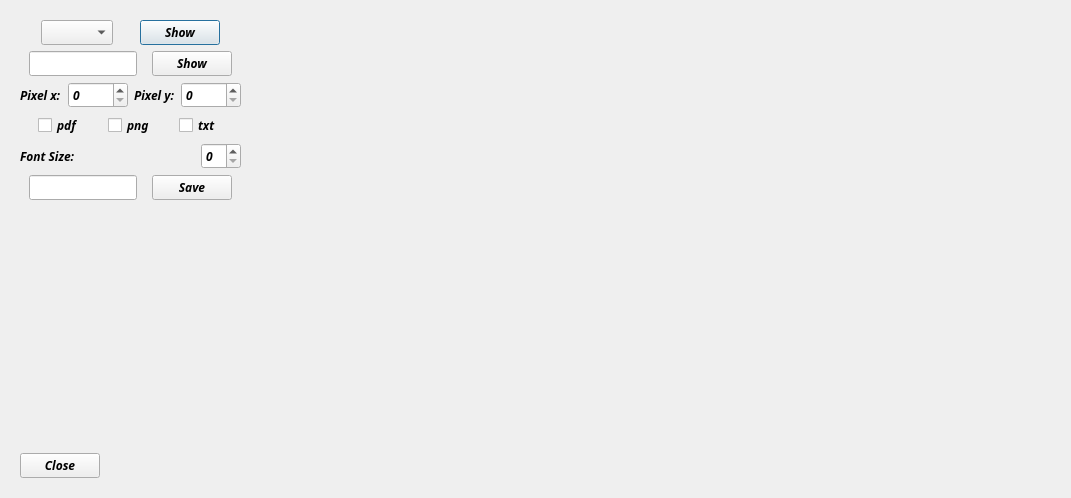
<?xml version="1.0" encoding="UTF-8"?>
<ui version="4.0">
 <class>Frame3D</class>
 <widget class="QDialog" name="Frame3D">
  <property name="geometry">
   <rect>
    <x>0</x>
    <y>0</y>
    <width>1071</width>
    <height>498</height>
   </rect>
  </property>
  <property name="font">
   <font>
    <family>Ubuntu Mono</family>
    <weight>75</weight>
    <italic>true</italic>
    <bold>true</bold>
   </font>
  </property>
  <property name="windowTitle">
   <string>Dialog</string>
  </property>
  <layout class="QGridLayout" name="gridLayout">
   <item row="0" column="0">
    <widget class="QScrollArea" name="scrollArea">
     <property name="frameShape">
      <enum>QFrame::NoFrame</enum>
     </property>
     <property name="widgetResizable">
      <bool>true</bool>
     </property>
     <widget class="QWidget" name="scrollAreaWidgetContents">
      <property name="geometry">
       <rect>
        <x>0</x>
        <y>0</y>
        <width>1053</width>
        <height>480</height>
       </rect>
      </property>
      <layout class="QHBoxLayout" name="horizontalLayout_6">
       <item>
        <layout class="QVBoxLayout" name="verticalLayout">
         <item>
          <layout class="QHBoxLayout" name="horizontalLayout">
           <item>
            <widget class="QComboBox" name="comboBox">
             <property name="sizePolicy">
              <sizepolicy hsizetype="Maximum" vsizetype="Fixed">
               <horstretch>0</horstretch>
               <verstretch>0</verstretch>
              </sizepolicy>
             </property>
            </widget>
           </item>
           <item>
            <widget class="QPushButton" name="pushButton_2">
             <property name="sizePolicy">
              <sizepolicy hsizetype="Maximum" vsizetype="Fixed">
               <horstretch>0</horstretch>
               <verstretch>0</verstretch>
              </sizepolicy>
             </property>
             <property name="text">
              <string>Show</string>
             </property>
            </widget>
           </item>
          </layout>
         </item>
         <item>
          <layout class="QHBoxLayout" name="horizontalLayout_5">
           <item>
            <widget class="QLineEdit" name="lineEdit_2">
             <property name="sizePolicy">
              <sizepolicy hsizetype="Maximum" vsizetype="Fixed">
               <horstretch>0</horstretch>
               <verstretch>0</verstretch>
              </sizepolicy>
             </property>
            </widget>
           </item>
           <item>
            <widget class="QPushButton" name="pushButton_4">
             <property name="sizePolicy">
              <sizepolicy hsizetype="Maximum" vsizetype="Fixed">
               <horstretch>0</horstretch>
               <verstretch>0</verstretch>
              </sizepolicy>
             </property>
             <property name="text">
              <string>Show</string>
             </property>
            </widget>
           </item>
          </layout>
         </item>
         <item>
          <layout class="QHBoxLayout" name="horizontalLayout_2">
           <item>
            <widget class="QLabel" name="label">
             <property name="text">
              <string>Pixel x:</string>
             </property>
            </widget>
           </item>
           <item>
            <widget class="QSpinBox" name="spinBox">
             <property name="sizePolicy">
              <sizepolicy hsizetype="Maximum" vsizetype="Fixed">
               <horstretch>0</horstretch>
               <verstretch>0</verstretch>
              </sizepolicy>
             </property>
             <property name="maximum">
              <number>99999</number>
             </property>
            </widget>
           </item>
           <item>
            <widget class="QLabel" name="label_2">
             <property name="text">
              <string>Pixel y:</string>
             </property>
            </widget>
           </item>
           <item>
            <widget class="QSpinBox" name="spinBox_2">
             <property name="sizePolicy">
              <sizepolicy hsizetype="Maximum" vsizetype="Fixed">
               <horstretch>0</horstretch>
               <verstretch>0</verstretch>
              </sizepolicy>
             </property>
             <property name="maximum">
              <number>99999</number>
             </property>
            </widget>
           </item>
          </layout>
         </item>
         <item>
          <layout class="QHBoxLayout" name="horizontalLayout_3">
           <item>
            <widget class="QCheckBox" name="checkBox">
             <property name="sizePolicy">
              <sizepolicy hsizetype="Maximum" vsizetype="Fixed">
               <horstretch>0</horstretch>
               <verstretch>0</verstretch>
              </sizepolicy>
             </property>
             <property name="text">
              <string>pdf</string>
             </property>
            </widget>
           </item>
           <item>
            <widget class="QCheckBox" name="checkBox_2">
             <property name="sizePolicy">
              <sizepolicy hsizetype="Maximum" vsizetype="Fixed">
               <horstretch>0</horstretch>
               <verstretch>0</verstretch>
              </sizepolicy>
             </property>
             <property name="text">
              <string>png</string>
             </property>
            </widget>
           </item>
           <item>
            <widget class="QCheckBox" name="checkBox_3">
             <property name="sizePolicy">
              <sizepolicy hsizetype="Maximum" vsizetype="Fixed">
               <horstretch>0</horstretch>
               <verstretch>0</verstretch>
              </sizepolicy>
             </property>
             <property name="text">
              <string>txt</string>
             </property>
            </widget>
           </item>
          </layout>
         </item>
         <item>
          <layout class="QHBoxLayout" name="horizontalLayout_7">
           <item>
            <widget class="QLabel" name="label_3">
             <property name="text">
              <string>Font Size:</string>
             </property>
            </widget>
           </item>
           <item>
            <widget class="QSpinBox" name="spinBox_3">
             <property name="sizePolicy">
              <sizepolicy hsizetype="Maximum" vsizetype="Fixed">
               <horstretch>0</horstretch>
               <verstretch>0</verstretch>
              </sizepolicy>
             </property>
            </widget>
           </item>
          </layout>
         </item>
         <item>
          <layout class="QHBoxLayout" name="horizontalLayout_4">
           <item>
            <widget class="QLineEdit" name="lineEdit">
             <property name="sizePolicy">
              <sizepolicy hsizetype="Maximum" vsizetype="Fixed">
               <horstretch>0</horstretch>
               <verstretch>0</verstretch>
              </sizepolicy>
             </property>
            </widget>
           </item>
           <item>
            <widget class="QPushButton" name="pushButton_3">
             <property name="sizePolicy">
              <sizepolicy hsizetype="Maximum" vsizetype="Fixed">
               <horstretch>0</horstretch>
               <verstretch>0</verstretch>
              </sizepolicy>
             </property>
             <property name="text">
              <string>Save</string>
             </property>
            </widget>
           </item>
          </layout>
         </item>
         <item>
          <spacer name="verticalSpacer">
           <property name="orientation">
            <enum>Qt::Vertical</enum>
           </property>
           <property name="sizeHint" stdset="0">
            <size>
             <width>20</width>
             <height>40</height>
            </size>
           </property>
          </spacer>
         </item>
         <item>
          <widget class="QPushButton" name="pushButton">
           <property name="sizePolicy">
            <sizepolicy hsizetype="Maximum" vsizetype="Fixed">
             <horstretch>0</horstretch>
             <verstretch>0</verstretch>
            </sizepolicy>
           </property>
           <property name="text">
            <string>Close</string>
           </property>
          </widget>
         </item>
        </layout>
       </item>
       <item>
        <widget class="QCustomPlot" name="customPlot" native="true">
         <property name="sizePolicy">
          <sizepolicy hsizetype="MinimumExpanding" vsizetype="MinimumExpanding">
           <horstretch>0</horstretch>
           <verstretch>0</verstretch>
          </sizepolicy>
         </property>
         <property name="minimumSize">
          <size>
           <width>500</width>
           <height>300</height>
          </size>
         </property>
        </widget>
       </item>
      </layout>
     </widget>
    </widget>
   </item>
  </layout>
 </widget>
 <customwidgets>
  <customwidget>
   <class>QCustomPlot</class>
   <extends>QWidget</extends>
   <header>qcustomplot.h</header>
   <container>1</container>
  </customwidget>
 </customwidgets>
 <resources/>
 <connections>
  <connection>
   <sender>pushButton</sender>
   <signal>clicked()</signal>
   <receiver>Frame3D</receiver>
   <slot>close()</slot>
   <hints>
    <hint type="sourcelabel">
     <x>95</x>
     <y>333</y>
    </hint>
    <hint type="destinationlabel">
     <x>180</x>
     <y>270</y>
    </hint>
   </hints>
  </connection>
 </connections>
</ui>
